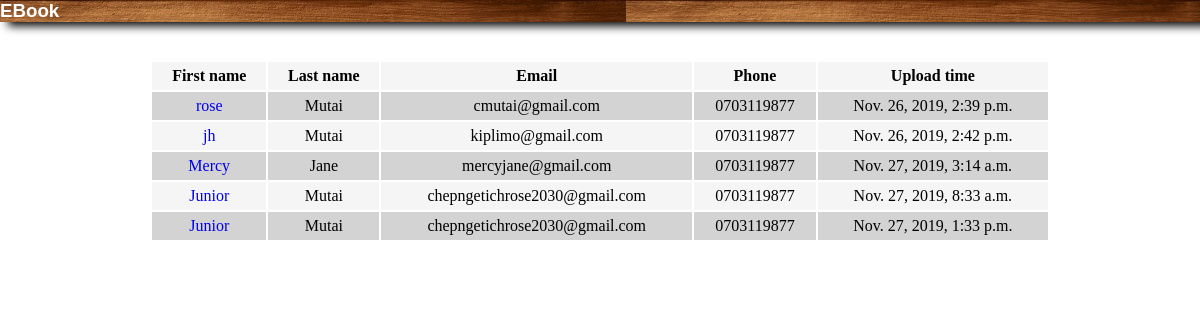
Before: /uploadedfiles with the older database file.
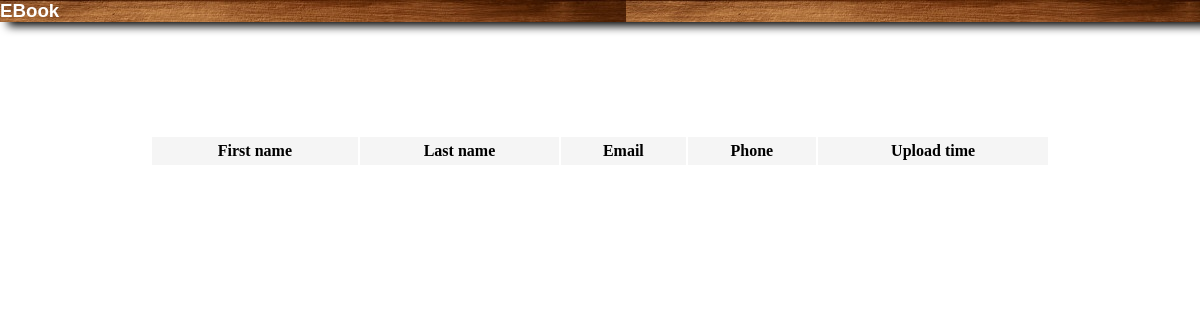
After: the same page with the newer database file.
### web/models.py (models this page shows, shortened)
class BookLists(models.Model):
        first_name = models.CharField(max_length=100)
        last_name = models.CharField(max_length=100)
        phone = models.IntegerField(default='')
        email = models.EmailField(default='')
        list_img = models.ImageField(default='')
        timestamp = models.DateTimeField(auto_now_add=True)
        checkout_request_id = models.CharField(max_length=250,default='')
        transaction_initiated = models.BooleanField(default=False)
        paid = models.BooleanField(default=False)

### web/views.py (the view)
# urls.py: path('uploadedfiles',views.uploadedfiles,name="uploadedfiles"),
def uploadedfiles(request):
    files = BookLists.objects.all()
    return render(request, 'uploadedfiles.html', {'files':files})

### web/templates/uploadedfiles.html (shortened to what this page needs)
{% extends 'simple.html' %}
{% load static %}
{% block nav %}
    <div class="topbarner">
        <h3>EBook</h3>
    </div>
{% endblock %}
{% block form %}
    <div class="container">
        <div class="row" style="margin-top: 160px">
            <div class="middle">
                <table>
                    <tr>
                        <th>First name</th>
                        <th>Last name</th>
                        <th>Email</th>
                        <th>Phone</th>
                        <th>Upload time</th>
                    </tr>
                    {% for file in files %}
                        <tr>
                            <td><a href="uploadedfile/{{file.id}}">{{file.first_name}}</a></td>
                            <td>{{file.last_name}}</td>
                            <td>{{file.email}}</td>
                            <td>0{{file.phone}}</td>
                            <td>{{file.timestamp}}</td>
                        </tr>
                    {% endfor %}
                </table><br>
            </div>
        </div>
    </div>
{% endblock %}

Changed rows visible on the page:
removed BookLists: first_name "rose", last_name "Mutai", email "cmutai@gmail.com", phone "703119877", timestamp "Nov. 26, 2019, 2:39 p.m."
removed BookLists: first_name "jh", last_name "Mutai", email "kiplimo@gmail.com", phone "703119877", timestamp "Nov. 26, 2019, 2:42 p.m."
removed BookLists: first_name "Mercy", last_name "Jane", email "mercyjane@gmail.com", phone "703119877", timestamp "Nov. 27, 2019, 3:14 a.m."
removed BookLists: first_name "Junior", last_name "Mutai", email "chepngetichrose2030@gmail.com", phone "703119877", timestamp "Nov. 27, 2019, 8:33 a.m."
removed BookLists: first_name "Junior", last_name "Mutai", email "chepngetichrose2030@gmail.com", phone "703119877", timestamp "Nov. 27, 2019, 1:33 p.m."
